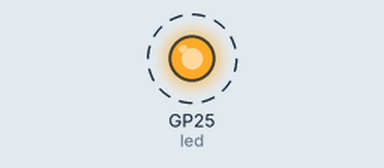
A program run on a simulated Raspberry Pi Pico running MicroPython. Parts: output pins drawn as LEDs (lit = HIGH). Dashed ring = blinking. What the program prints to the serial console is not drawn.

Above: at 0.2 s.
Timing chart, 0 to 3.0 s (numbered marks = the images above):
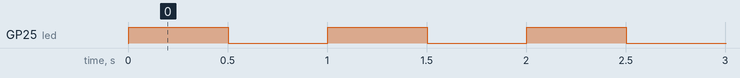

Measured:
- by itself, GP25 (led): alternates HIGH for 0.50 s and LOW for 0.50 s

The program:

main.py
```python
# Importo modulo que maneja los pines
from machine import Pin
# Importo modulo de control de tiempo
from time import sleep
# Importo funciones de manejo de memoria
from mem_man import *

# Mensajes para obtener informacion del uso de memoria

print("Bytes de Flash libres: {:.2f} MB".format(get_free_flash()))
print("Porcentaje libre de Flash: {:.2f}%".format(get_free_flash_percent()))

print("Bytes de RAM usados: {:.2f} KB".format(get_allocated_ram()))
print("Bytes totales de RAM: {:.2f} KB".format(get_total_ram()))
print("Bytes reservados de RAM para Micropython: {:.2f} KB".format(get_reserved_ram()))
print("Porcentaje de RAM disponible: {:.2f}%".format(get_free_ram_percent()))

# Programa principal

# Configuro el GPIO25 como salida
led = Pin(25, Pin.OUT)

while True:
    # Conmuto el LED
    led.value(not led.value())
    # Demora
    sleep(.5)
```

mem_man.py
```python
import gc
import os

# Equivalente en bytes de 1KB
SIZE_1KB = 1024
# Equivalente en bytes de 1MB
SIZE_1MB = 1048576
# Tamaño en KB de la SRAM del RP2040
RP2040_SRAM_SIZE_KB = 264
# Tamaño en MB del on board flash de la Raspberry Pi Pico
RPI_PICO_FLASH_SIZE_MB = 2

def get_free_flash():
    """
    Obtiene la memoria flash libre en MB
    """
    # Obtiene el estado del filesystem
    filesystem_stat = os.statvfs("/")
    # Obtiene el tamaño de los bloques del filesystem y la cantidad de bloques libres
    return (filesystem_stat[0] * filesystem_stat[3]) / SIZE_1MB


def get_free_flash_percent():
    """
    Obtiene el porcentaje de flash usado
    """
    # Devuelve el porcentaje usado
    return 100 * get_free_flash() / RPI_PICO_FLASH_SIZE_MB


def get_allocated_ram():
    """
    Obtiene la cantidad de memoria RAM ocupada en KB
    """
    # Reclama cualquier memoria libre
    gc.collect()
    # Devuelve la memoria ocupada
    return gc.mem_alloc() / SIZE_1KB


def get_free_ram():
    """
    Obtiene la cantidad de memoria RAM libre en KB
    """
    # Reclama cualquier memoria libre
    gc.collect()
    # Obtengo la memoria libre
    return gc.mem_free() / SIZE_1KB


def get_total_ram():
    """
    Obtiene la cantidad de memoria RAM total en KB
    """
    return get_free_ram() + get_allocated_ram()


def get_reserved_ram():
    """
    Obtiene la cantidad de memoria RAM reservada en KB
    """
    return RP2040_SRAM_SIZE_KB - get_free_ram() - get_allocated_ram()


def get_free_ram_percent():
    """
    Obtiene el porcentaje disponible de RAM
    """
    return 100 * get_free_ram() / RP2040_SRAM_SIZE_KB
```
